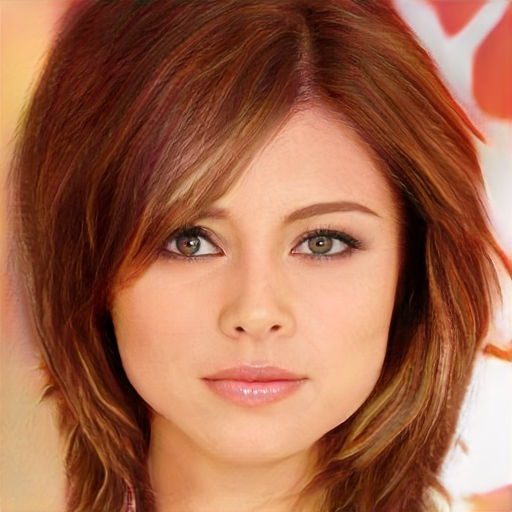
#> input picture sample_test/test_image_1.jpg, 1024 x 1024 px (shown at 1/2 size); its folder holds only this picture in this run
$ python -i glcm_features.py   (imports and definitions only)   (older library calls are emulated)
#> lines starting #> are read from the running program, lines starting #| are printed output that depends on the picture
#> further down, picture is the input picture: shape (1024, 1024, 3); mean B, G, R 75.7, 102.6, 161.6
import numpy as np
import cv2
import os
import pickle
from skimage.feature import graycomatrix, graycoprops


# ================================
# 1. GLCM FEATURE EXTRACTION
# ================================
def extract_glcm_features(
    image,
    img_size=128,
    distances=[1],
    angles=[0],
    props=None
):
    """
    Extract GLCM features from an image.

    Parameters:
    ----------
    image : np.ndarray
        Input image

    img_size : int
        Resize dimension

    distances : list
        GLCM distances

    angles : list
        GLCM angles

    props : list
        Properties to extract

    Returns:
    -------
    np.ndarray
        Feature vector
    """
#> called with img_size = 128

    if image is None:
        return None

    if props is None:
        props = ["contrast", "energy", "homogeneity", "correlation"]

    # Convert to grayscale
    if image.ndim == 3:
        image = cv2.cvtColor(image, cv2.COLOR_BGR2GRAY)
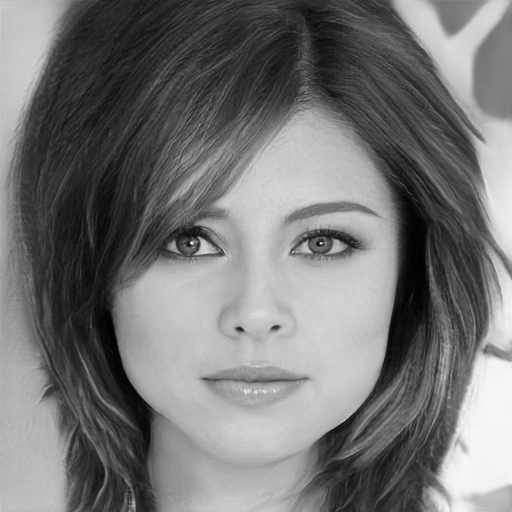
#> image: shape (1024, 1024) (shown at 1/2 size); min 0, max 254, mean 117.2

    # Resize
    image = cv2.resize(image, (img_size, img_size))
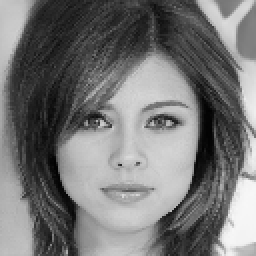
#> image: shape (128, 128) (shown 2 times larger); min 1, max 247, mean 117.4

    # Normalize to uint8 (important for GLCM)
    image = cv2.normalize(image, None, 0, 255, cv2.NORM_MINMAX).astype("uint8")

    # Compute GLCM
    glcm = graycomatrix(
        image,
        distances=distances,
        angles=angles,
        levels=256,
        symmetric=True,
        normed=True
    )

    # Extract features
    features = []
    for prop in props:
        val = graycoprops(glcm, prop)
        features.append(np.mean(val))  # handles multiple angles/distances
#> this loop made 4 passes
#> val on passes 1 to 4: [420.6], [0.0166], [0.153], [0.956]
#> after the loop, features = [420.6, 0.0166, 0.153, 0.956]

    return np.array(features, dtype=np.float32)


# ================================
# 2. DATASET PROCESSING
# ================================
# [49 lines left out: functions process_dataset, save_features, not called in this run]

>>> import cv2
>>> picture = cv2.imread('../../sample_test/test_image_1.jpg')
>>> result = extract_glcm_features(picture)
#> result = [420.6, 0.0166, 0.153, 0.956]
